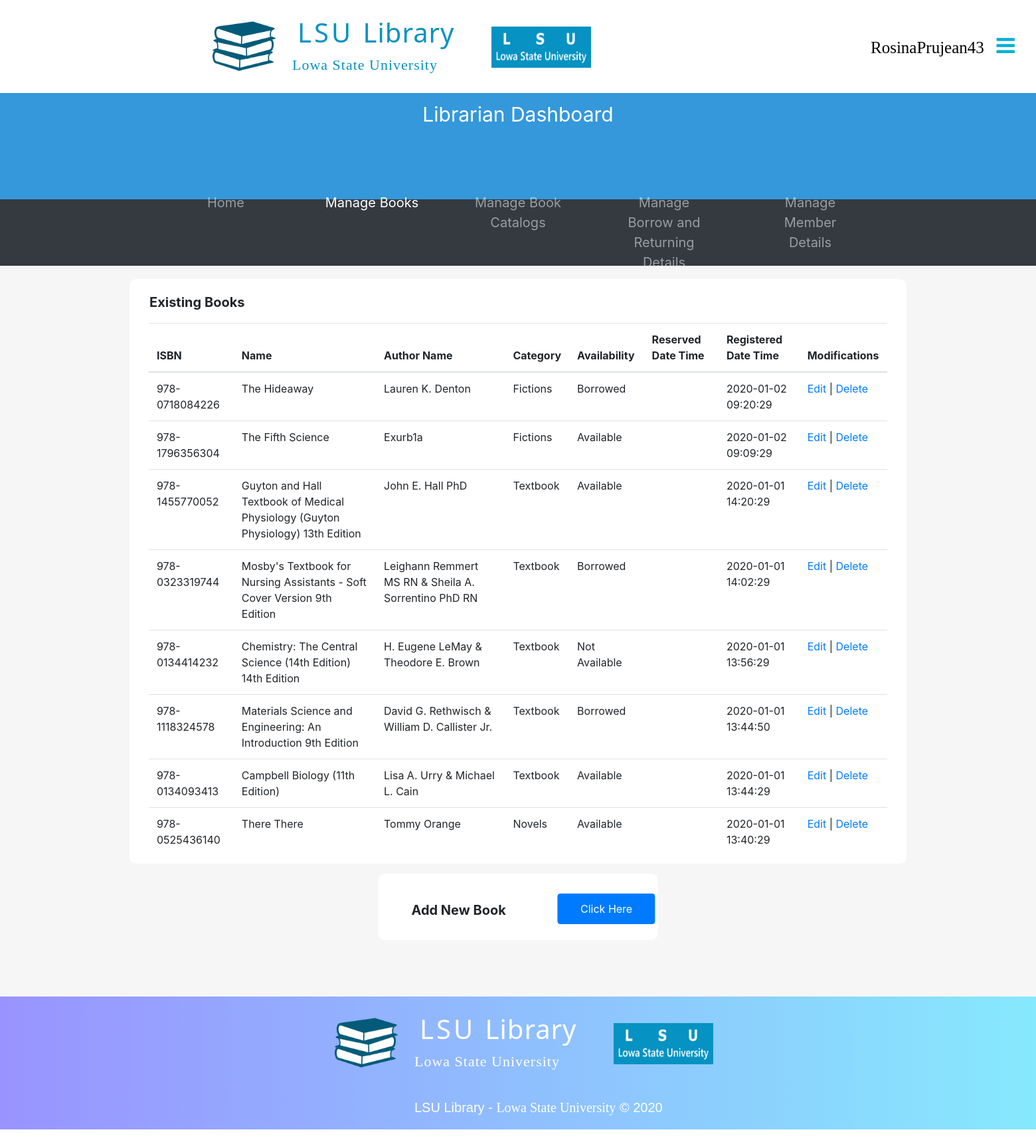
Screenshot of /librarianDashboard/1.manageBooks/manageBooks.php (signed in) with the database file from the repository.
### tables this page shows
CREATE TABLE Book(
  ISBN VARCHAR(17) NOT NULL,
  Name VARCHAR(200) NOT NULL,
  bcCategoryID INT(8) NOT NULL,
  baAvailabilityID INT(8) NOT NULL,
  ReserveDateTime DATETIME,
  uUserID_ReservedBy INT(8),
  RegisteredDateTime DATETIME DEFAULT CURRENT_TIMESTAMP,
  PRIMARY KEY (ISBN),
  FOREIGN KEY (bcCategoryID) REFERENCES BookCategory (CategoryID),
  FOREIGN KEY (baAvailabilityID) REFERENCES BookAvailability (AvailabilityID),
  FOREIGN KEY (uUserID_ReservedBy) REFERENCES User (UserID)
);

CREATE TABLE BookAuthor(
  bISBN VARCHAR(17) NOT NULL,
  Author VARCHAR(50) NOT NULL,
  PRIMARY KEY (bISBN, Author),
  FOREIGN KEY (bISBN) REFERENCES Book (ISBN)
);

CREATE TABLE BookCategory(
  CategoryID INT AUTO_INCREMENT,
  Category VARCHAR(50) NOT NULL,
  PRIMARY KEY (CategoryID)
);

CREATE TABLE BookAvailability(
  AvailabilityID INT(8) AUTO_INCREMENT,
  Availability VARCHAR(15) NOT NULL,
  PRIMARY KEY (AvailabilityID)
);

### librarianDashboard/1.manageBooks/manageBooks.php (the view, shortened to what this page needs)
<?php
  include_once("../../LSULibraryDBConnection.php");
        ?> <script>
<!DOCTYPE html>
<html>
  <head>
    <link rel="stylesheet" href="../../assets/css/defaultLayout.css">
    <link rel="stylesheet" href="https://cdnjs.cloudflare.com/ajax/libs/font-awesome/4.7.0/css/font-awesome.min.css">
    <link rel="stylesheet" href="../../assets/bootstrap/css/bootstrap.min.css">
  </head>
  <body>
        <div style="height: 140px; width: 100%;">
              <div id="logoSection">
		          <a href="../librarianDashboard.php">
              	  <img src="../../assets/images/LSULibraryLogo.png" alt="LSU Library Logo" id="lsuLibraryLogoIcon">
            	</a>
                <h1 id="mainTitle"> LSU <span id="mainTitleSpan">Library</span> </h1>
                <p id="mainTitleSub">Lowa State University</p>
                <img src="../../assets/Images/LSUUniversityLogo.png" alt="LSU Logo" id="lsuLogoIcon">
              </div>
              <table id="navSection">
                <tr>
                  <td class="navItem" id="navItem1">
                    <a href="../5.accountDetails/librarianAccountDetails.php" data-toggle="popover" data-trigger="hover" data-placement="bottom" title="Options"
                    data-content="View Account Details" style="color: black;">
                      <?php echo $_SESSION['username']; ?> &nbsp
                      <i class="fa fa-bars" style="font-size: 32px;
                                                  color: #00B1D2FF;"></i> &nbsp
                    </a>
                  </td>
                  <td class="navItem" id="navItem2">
                  </td>
                </tr>
              </table>
        </div>
            <div style="background-color: #3498DB;
                        width: 100%;
                        height: 160px;">
              <p style="font-size: 30px;
                        color: white;
                        text-align: center;
                        padding-top: 10px;">Librarian Dashboard</p>
              <div style="position: absolute;
                          left: 50%;
                          transform: translate(-50%,-0%);">
              </div>
            </div>
            <nav class="navbar navbar-expand-sm bg-dark navbar-dark" style="height: 100px;">
              <ul class="navbar-nav" style="text-align: center;
                                            position: absolute;
                                            left: 50%;
                                            transform: translate(-50%,-0%);
                                            font-size: 20px;">
                <li class="nav-item">
                  <a class="nav-link" href="../librarianDashboard.php">Home</a>
                </li>
                <li class="nav-item active">
                  <a class="nav-link" href="manageBooks.php">Manage Books</a>
                </li>
                <li class="nav-item">
                  <a class="nav-link" href="../2.manageBookCatalog/manageBookCatalog.php">Manage Book Catalogs</a>
                </li>
                <li class="nav-item">
                  <a class="nav-link" href="../3.manageBookBorrowAndReturnDetails/manageBookBorrowAndReturnDetails.php">Manage Borrow and Returning Details</a>
                </li>
                <li class="nav-item">
                  <a class="nav-link" href="../4.manageMemberDetails/manageMemberDetails.php">Manage Member Details</a>
                </li>
              </ul>
            </nav>
          <div style="width: 100%;
                      height: 1100px;
                      background-color: #F6F6F6;">
            <div style="width: 75%;
                        height: 880px;
                        background-color: #FFFFFF;
                        border-radius: 10px;
                        position: relative;
                        left: 50%;
                        transform: translateX(-50%);
                        top: 20px;">
              <p style="font-size: 20px;
                        padding-left: 30px;
                        padding-top: 20px;"><b>Existing Books</b></p>
              <div style="width: 95%;
                          height: 790px;
                          background-color: white;
                          position: absolute;
                          left: 50%;
                          transform: translateX(-50%);
                          overflow-y: scroll;">
                <?php
                  $bookDetailsSQL = "SELECT b.ISBN, b.Name, bc.Category, ba.Availability, b.ReserveDateTime, b.RegisteredDateTime FROM Book b
                                    INNER JOIN BookAvailability ba ON ba.AvailabilityID = b.baAvailabilityID
                                    INNER JOIN BookCategory bc ON bc.CategoryID = b.bcCategoryID
                                    ORDER BY RegisteredDateTime DESC;";
                  $bookDetailsResult = mysqli_query($databaseConn, $bookDetailsSQL);
                ?>
                <table class="table table-hover fixed_header" style="border-radius: 10px;">
                  <thead>
                    <tr>
                      <th> ISBN </th>
                      <th> Name </th>
                      <th> Author Name </th>
                      <th> Category </th>
                      <th> Availability </th>
                      <th> Reserved Date Time </th>
                      <th> Registered Date Time </th>
                      <th> Modifications </th>
                    </tr>
                  </thead>
                  <tbody>
                      <?php
                        while($bookDetailsRow = mysqli_fetch_array($bookDetailsResult)){
                          $ISBN = $bookDetailsRow["ISBN"];
                      ?>
                    <tr>
                      <td title="ISBN"><?php echo $ISBN ?></td>
                      <td title="Book Name"><?php echo $bookDetailsRow["Name"]; ?></td>
                        <?php
                          $bookAuthorSQL = "SELECT Author FROM BookAuthor WHERE bISBN = '$ISBN';";
                          $bookAuthorResult = mysqli_query($databaseConn, $bookAuthorSQL);
                          $bookAuthorRowCount = mysqli_num_rows($bookAuthorResult);
                          if($bookAuthorRowCount == 1){
                            while($bookAuthorRow = mysqli_fetch_array($bookAuthorResult)){
                              ?><td  title="Book Author"><?php echo $bookAuthorRow["Author"]; ?></td><?php
                            }
                          }
                          else if($bookAuthorRowCount == 2){
                            $bookAuthor = [];
                            while($bookAuthorRow = mysqli_fetch_array($bookAuthorResult)){
                              $bookAuthor[] = $bookAuthorRow["Author"];
                            }
                            ?><td  title="Book Author"><?php echo $bookAuthor[0]." & ".$bookAuthor[1]; ?></td><?php
                          }
                        ?>
                      <td title="Category"><?php echo $bookDetailsRow["Category"]; ?></td>
                      <td title="Availability"><?php echo $bookDetailsRow["Availability"]; ?></td>
                      <td title="Reserved Date Time"><?php echo $bookDetailsRow["ReserveDateTime"]; ?></td>
                      <td title="Registered Date Time"><?php echo $bookDetailsRow["RegisteredDateTime"]; ?></td>
                      <td>
                          <a href="updateBookDetails.php?isbn=<?php echo $ISBN ?>"> Edit </a>
						            | <a href="deleteBook.php?isbn=<?php echo $ISBN ?>"
                          onClick="return confirm('This book and along with connections to this book will be removed.\nAre you such you want to continue?')">
                          Delete
                        </a>
                      </td>
                    </tr>
                      <?php } ?>
                  </tbody>
                </table>
              </div>
            </div>
            <div style="width: 27%;
                        height: 100px;
                        background-color: #FFFFFF;
                        border-radius: 10px;
                        position: relative;
                        left: 50%;
                        transform: translateX(-50%);
                        top: 35px;">
              <p style="font-size: 20px;
                        padding-left: 50px;
                        padding-top: 40px;"><b>Add New Book</b></p>
              <button type="button" class="btn btn-primary" data-toggle="modal" data-target="#addBookModal"
               style="padding: 10px;
                      width: 35%;
                      position: absolute;
                      left: 270px;
                      top: 30px;">
                Click Here
              </button>
            </div>
          </div>
          <div id="footer">
            <div id="footerLogoSection">
              <img src="../../assets/images/LSULibraryLogo.png" alt="LSU Library Logo" id="lsuLibraryLogoIcon">
              <h1 id="mainTitle"> LSU <span id="mainTitleSpan">Library</span> </h1>
              <p id="mainTitleSub">Lowa State University</p>
              <img src="../../assets/images/LSUUniversityLogo.png" alt="LSU Logo" id="lsuLogoIcon">
            </div>
            <p id="footerText1Main">LSU Library - <span id="footerText1Sub">Lowa State University</span> &copy; 2020</p>
          </div>
  </body>
</html>

### assets/css/defaultLayout.css (style rules this page uses)
* { margin: 0; }
#lsuLibraryLogoIcon { height: 95px; width: 95px; position: relative; top: 122px; left: -120px; }
#logoSection { position: relative; top: -100px; left: 440px; }
#mainTitle { color: #0692c2; letter-spacing: 4px; font-family: 'Noto Sans', sans-serif; font-size: 40px; padding-top: 30px; padding-left: 8px; }
#mainTitleSpan { letter-spacing: 1px; }
#mainTitleSub { font-size: 22px; font-family: verdana; color: #0692c2; letter-spacing: 1px; }
#lsuLogoIcon { height: 62px; width: 150px; position: relative; top: -90px; left: 300px; }
#navSection { position: relative; top: -240px; left: 1280px; }
.navItem { padding-left: 20px; }
.navItem a { font-size: 25px; text-decoration: none; color: #00B1D2FF; font-family: verdana; border-style: solid; border-width: thin; border-radius: 6px; padding: 10px; }
#navItem1 a { border-color: white; transition-duration: 0.4s; }
#footer { background-image: linear-gradient(to right, #9993ff, #86e9fd); height: 200px; }
#footerLogoSection { position: relative; left: 40%; top: -100px; }
#footerLogoSection h1 { color: white; }
#footerLogoSection span { color: white; }
#footerLogoSection p { color: white; }
#footerText1Main { position: relative; top: -140px; left: 40%; font-family: sans-serif; font-size: 20px; color: white; }
#footerText1Sub { font-family: serif; font-size: 20px; color: white; }

### librarianDashboard/1.manageBooks/manageBooks.php (style rules this page uses)
nav li { margin-left:30px; margin-right:30px; width: 160px; }

### rows the page displays
book: ISBN "978-0718084226", Name "The Hideaway", bcCategoryID.Category "Fictions", baAvailabilityID.Availability "Borrowed", RegisteredDateTime "2020-01-02 09:20:29"
bookauthor: Author "Lauren K. Denton"
book: ISBN "978-1796356304", Name "The Fifth Science", bcCategoryID.Category "Fictions", baAvailabilityID.Availability "Available", RegisteredDateTime "2020-01-02 09:09:29"
bookauthor: Author "Exurb1a"
book: ISBN "978-1455770052", Name "Guyton and Hall Textbook of Medical Physiology (Guyton Physiology) 13th Edition", bcCategoryID.Category "Textbook", baAvailabilityID.Availability "Available", RegisteredDateTime "2020-01-01 14:20:29"
bookauthor: Author "John E. Hall PhD"
book: ISBN "978-0323319744", Name "Mosby's Textbook for Nursing Assistants - Soft Cover Version 9th Edition", bookAuthor "Leighann Remmert MS RN", bookAuthor "Sheila A. Sorrentino PhD RN", bcCategoryID.Category "Textbook", baAvailabilityID.Availability "Borrowed", RegisteredDateTime "2020-01-01 14:02:29"
book: ISBN "978-0134414232", Name "Chemistry: The Central Science (14th Edition) 14th Edition", bookAuthor "H. Eugene LeMay", bookAuthor "Theodore E. Brown", bcCategoryID.Category "Textbook", baAvailabilityID.Availability "Not Available", RegisteredDateTime "2020-01-01 13:56:29"
book: ISBN "978-1118324578", Name "Materials Science and Engineering: An Introduction 9th Edition", bookAuthor "David G. Rethwisch", bookAuthor "William D. Callister Jr.", bcCategoryID.Category "Textbook", baAvailabilityID.Availability "Borrowed", RegisteredDateTime "2020-01-01 13:44:50"
book: ISBN "978-0134093413", Name "Campbell Biology (11th Edition)", bookAuthor "Lisa A. Urry", bookAuthor "Michael L. Cain", bcCategoryID.Category "Textbook", baAvailabilityID.Availability "Available", RegisteredDateTime "2020-01-01 13:44:29"
book: ISBN "978-0525436140", Name "There There", bcCategoryID.Category "Novels", baAvailabilityID.Availability "Available", RegisteredDateTime "2020-01-01 13:40:29"
bookauthor: Author "Tommy Orange"

### other values shown
$_SESSION['username'] "RosinaPrujean43"
